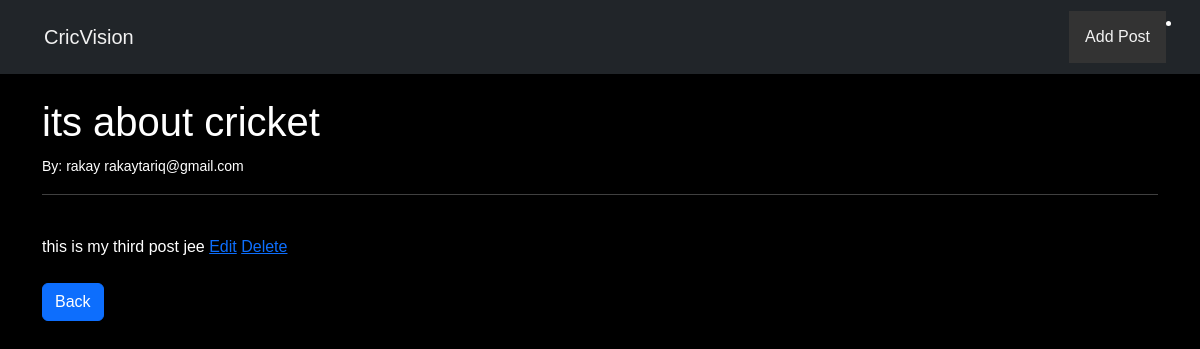
Page /article/3 on the committed database.
### forum/models.py (models this page shows, shortened)
class Post(models.Model):
    title = models.CharField(max_length =255)
    title_tag = models.CharField(max_length =255)
    author= models.ForeignKey(User, on_delete=models.CASCADE)
    body= models.TextField()

### forum/views.py (the view)
# urls.py: path('article/<int:pk>', ArticleDetailView.as_view(), name='article-detail'),
class ArticleDetailView(DetailView):
    model= Post
    template_name ='article_detail.html'

### forum/templates/article_detail.html (shortened to what this page needs)
{% extends "base.html" %}
{% block content %}
<h1>{{post.title_tag}}</h1>
<small>By: {{post.author.username}} {{post.author.email}}</small><br/>
<hr>
<br/>
{{post.body}}
<a href="{% url 'edit-post' post.id %}">Edit</a> <a href="{% url 'delete-post' post.id %}">Delete</a>
<br/><br/>
<a href={% url 'home' %} class="btn btn-primary">Back</a>
{%endblock%}

### forum/templates/article_detail.html (style rules this page uses)
body { background-color: #000; color: #fff; font-family: Arial, sans-serif; }

### rows in the picture
Post: title_tag "its about cricket", author.username "rakay", author.email "rakaytariq@gmail.com", body "this is my third post jee"
